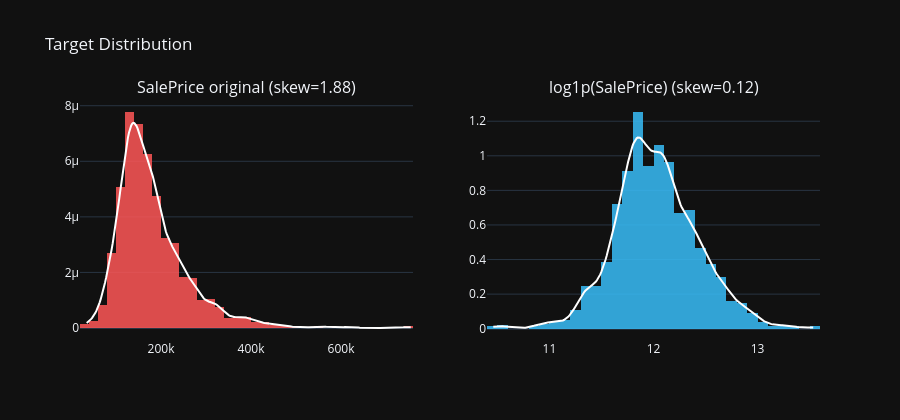

Write notebook code for a chart like this one.
### Markdown cell above
### **2.4 Target Distribution**

In regression, the target distribution directly affects model performance.

**Why apply `log1p`?**

`SalePrice` has a skewness of ~1.88, a long right tail typical of price data.
This causes two concrete problems:

1. Linear models assume normally distributed residuals. A skewed target produces 
   skewed residuals, making estimates suboptimal.
2. Absolute-scale errors penalise expensive houses disproportionately. A $50k error 
   on a $500k house is proportionally smaller than the same error on a $100k house.

`log1p(x) = log(x + 1)` transforms the target to log scale. The `+1` guards against 
`log(0)`, relevant for area variables that can be exactly zero.

Post-transformation skewness drops to ~0.12. Predictions are reverted with `np.expm1()` 
(exact inverse of `log1p`).

### Code cell
df = df_train.copy()
df[TARGET_MODEL] = np.log1p(df[TARGET])

fig = make_subplots(
    rows=1, cols=2,
    subplot_titles=[
        f"SalePrice original (skew={df[TARGET].skew():.2f})",
        f"log1p(SalePrice) (skew={df[TARGET_MODEL].skew():.2f})",
    ],
)

for col_idx, (series, color) in enumerate(
    [(df[TARGET], "#ff5757"), (df[TARGET_MODEL], "#38bdf8")], start=1
):
    kde   = gaussian_kde(series.dropna(), bw_method=0.2)
    x_kde = np.linspace(series.min(), series.max(), 300)

    fig.add_trace(
        go.Histogram(x=series, nbinsx=60, marker_color=color,
                     opacity=0.85, histnorm="probability density", showlegend=False),
        row=1, col=col_idx,
    )
    fig.add_trace(
        go.Scatter(x=x_kde, y=kde(x_kde), mode="lines",
                   line=dict(color="white", width=2), showlegend=False),
        row=1, col=col_idx,
    )

fig.update_layout(title="Target Distribution", height=420)
fig.show()

### Figure 1 — Plotly figure (JSON) as saved in the notebook; plotly's stock layout.template omitted (floating-point values rounded to 4 significant figures; data arrays with more than 128 entries replaced by an {"elided": "..."} marker saying what was removed)
{"data": [{"histnorm": "probability density", "marker": {"color": "#ff5757"}, "nbinsx": 60, "opacity": 0.85, "showlegend": false, "type": "histogram", "x": {"elided": "1460 int values"}, "xaxis": "x", "yaxis": "y"}, {"line": {"color": "white", "width": 2}, "mode": "lines", "showlegend": false, "type": "scatter", "x": {"elided": "300 float values"}, "xaxis": "x", "y": {"elided": "300 float values"}, "yaxis": "y"}, {"histnorm": "probability density", "marker": {"color": "#38bdf8"}, "nbinsx": 60, "opacity": 0.85, "showlegend": false, "type": "histogram", "x": {"elided": "1460 float values"}, "xaxis": "x2", "yaxis": "y2"}, {"line": {"color": "white", "width": 2}, "mode": "lines", "showlegend": false, "type": "scatter", "x": {"elided": "300 float values"}, "xaxis": "x2", "y": {"elided": "300 float values"}, "yaxis": "y2"}], "layout": {"annotations": [{"font": {"size": 16}, "showarrow": false, "text": "SalePrice original (skew=1.88)", "x": 0.225, "xanchor": "center", "xref": "paper", "y": 1, "yanchor": "bottom", "yref": "paper"}, {"font": {"size": 16}, "showarrow": false, "text": "log1p(SalePrice) (skew=0.12)", "x": 0.775, "xanchor": "center", "xref": "paper", "y": 1, "yanchor": "bottom", "yref": "paper"}], "height": 420, "title": {"text": "Target Distribution"}, "xaxis": {"anchor": "y", "domain": [0, 0.45]}, "xaxis2": {"anchor": "y2", "domain": [0.55, 1]}, "yaxis": {"anchor": "x", "domain": [0, 1]}, "yaxis2": {"anchor": "x2", "domain": [0, 1]}}}
